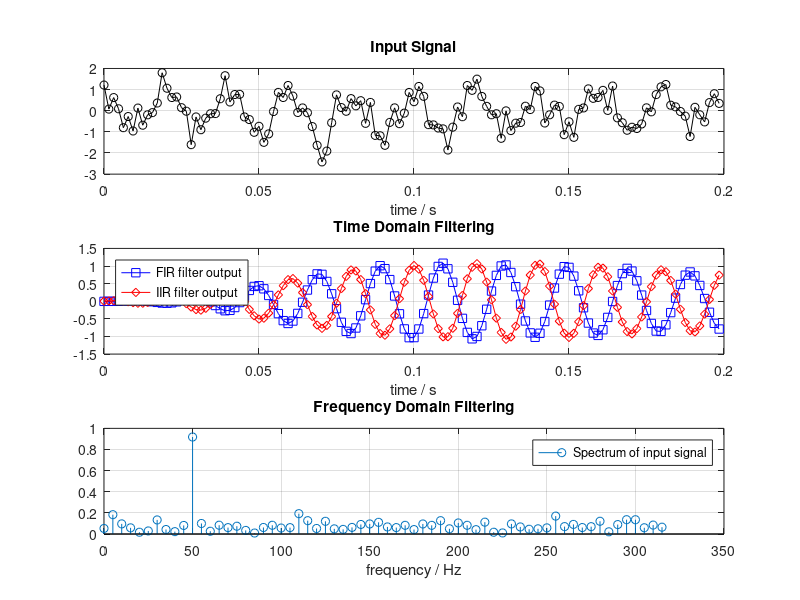

Write MATLAB code to recreate this figure.
%% Bandpass filtering in time and frequency domains
%  (c) hhrt@zhaw.ch 13.05.2020
clc; clear; close all;
format compact; format short;
scrsz   = get(0,'ScreenSize');
figure('name', 'Bandpass Filtering in Time and Frequency Domains', ...
    'Position',[10,10,scrsz(3)-20,scrsz(4)-100]);

%% Parameters
Anoise = 0.5;                   % Noise amplitude relativ to signal amplitude
fsignal = 50;                   % Signal frequency
Nperiods = 10;                  % Number of periods in input signal
N = 128;                        % Number of samples
Nfir = 63;                      % Filter order for FIR filter
Niir = 2;                       % Filter order for IIR filter
Nfft = N;                       % Length of the fast fourier transform

% Derived parameters
fs = N/Nperiods*fsignal;        % Sampling frequency
Wn = [0.9, 1.1]*fsignal/(fs/2); % Bandpass frequencies, relativ to fs/2

%% Noisy input signal
t = (0:N-1)/fs;                 % Time vector
x = cos(2*pi*fsignal*t);        % Input signal without noise
x = x + Anoise*randn(1,N);      % Input signal with added noise

% Plot input signal
subplot(311);
plot(t,x,'o-k');
title('Input Signal');
grid;
xlabel('time / s');

%% Time domain filtering
try pkg load signal; catch ; end    % For compatibility with Octave
% FIR filter
Bfir = fir1(Nfir, Wn);
yfir = filter(Bfir,1,x);

% IIR filter
[Biir, Aiir] = butter(Niir, Wn);
yiir = filter(Biir,Aiir,x);

% Plot filter outputs
subplot(312);
plot(t,yfir,'s-b', t,yiir,'d-r');
title('Time Domain Filtering');
grid;
xlabel('time / s');
legend('FIR filter output', 'IIR filter output', 'Location', 'NorthWest');

%% Frequency domain filtering
% FFT calculation
Xfft = abs(fft(x))/Nfft;
Yfft = [Xfft(1), 2*Xfft(2:Nfft/2)]; % Calculate single sided spectrum
f = (0:Nfft/2-1)/Nfft*fs;

% Plot spectrum
subplot(313);
stem(f,Yfft,'o-');
title('Frequency Domain Filtering');
grid;
xlabel('frequency / Hz');
legend('Spectrum of input signal');

